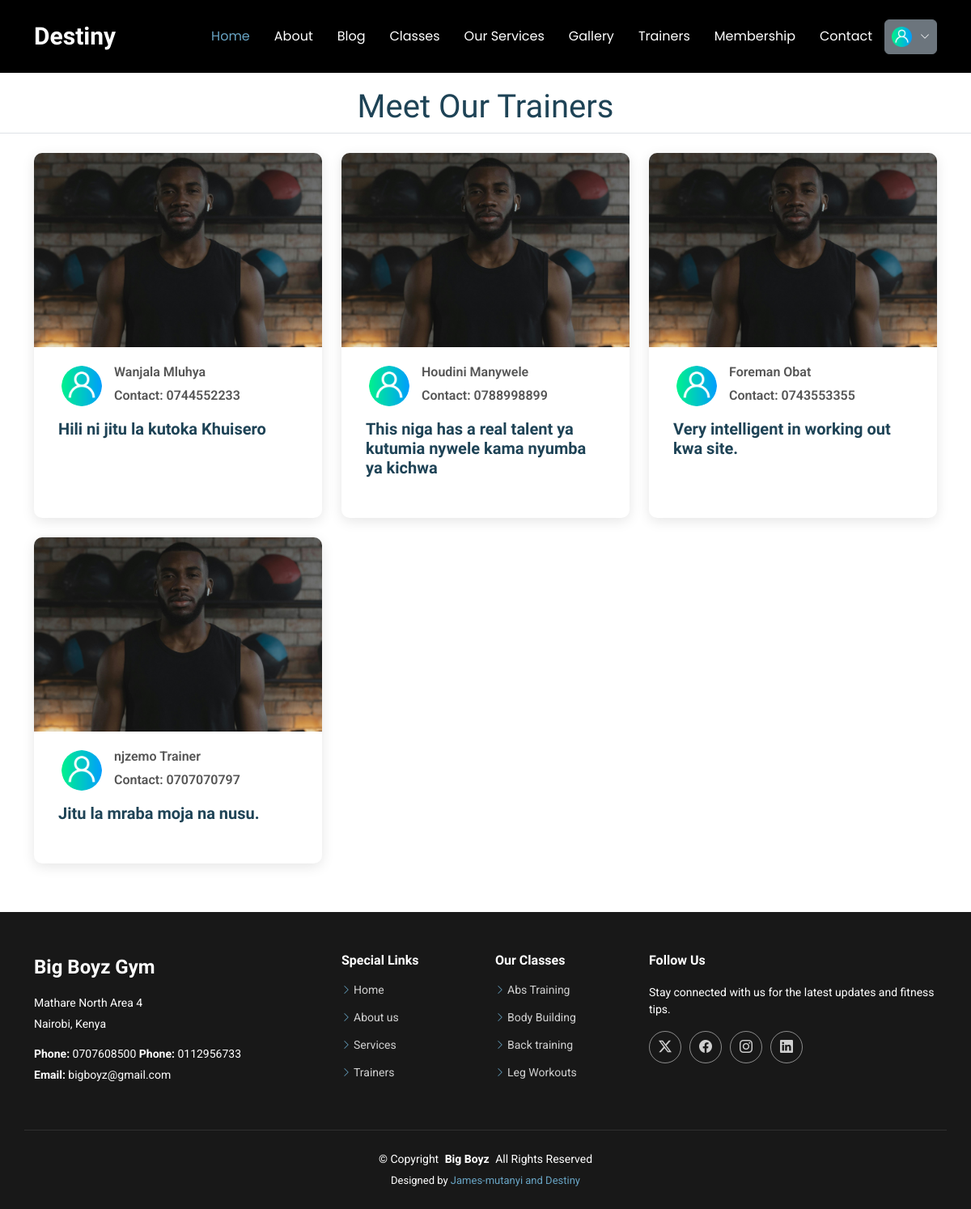
The app's page /trainer, older data.
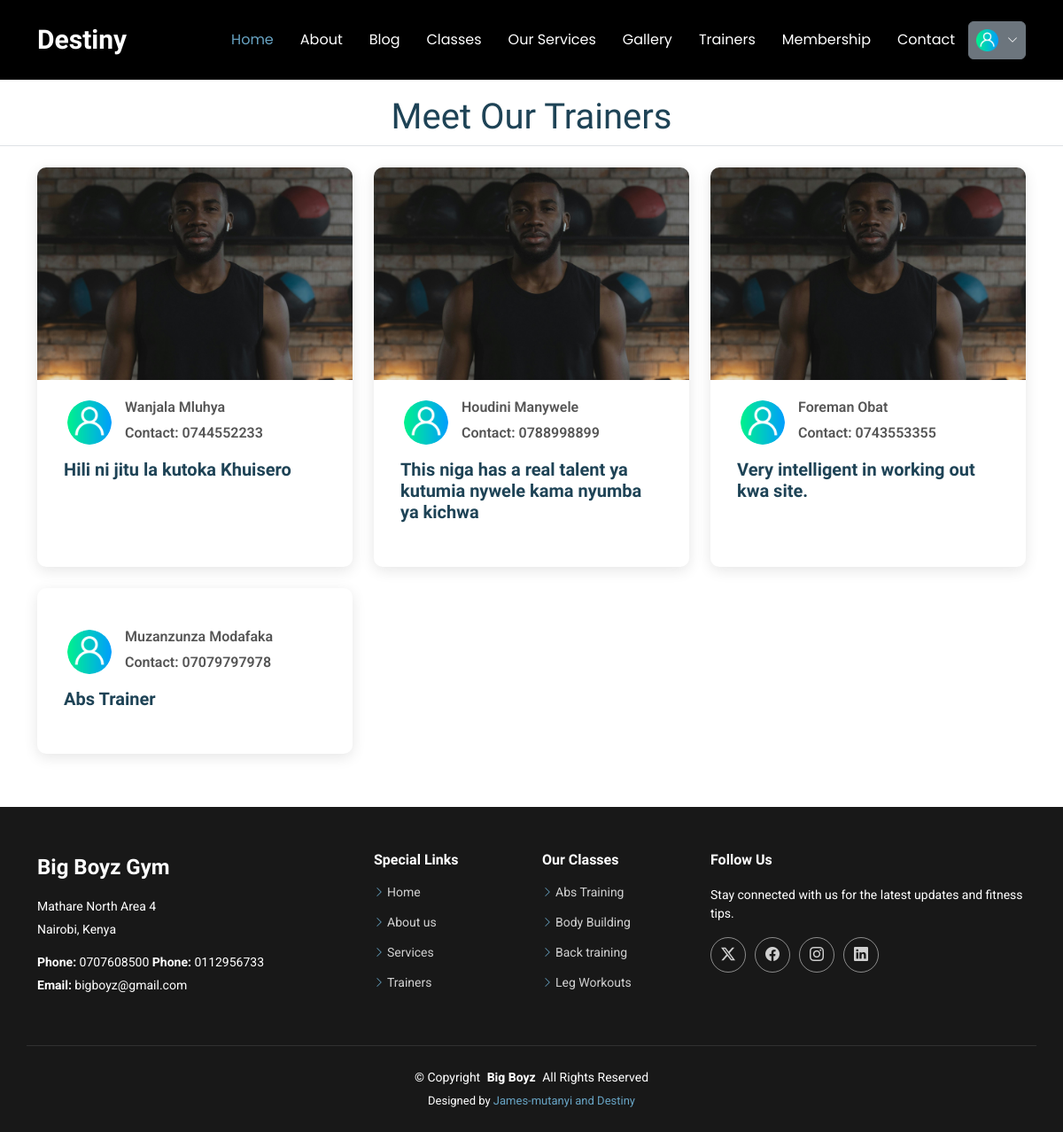
The same page, newer data.
### appone/models.py (models this page shows, shortened)
class Trainer(models.Model):
    user=models.OneToOneField(User, on_delete=models.CASCADE, null=True, related_name='trainer_profile')
    full_name=models.CharField(max_length=205)
    username=models.CharField(max_length=205, null =True)
    psw =models.CharField(max_length=205, default="trainer")
    mobile=models.CharField(max_length=205)
    details=models.TextField()
    image= models.ImageField(upload_to="trainers/")
    is_active= models.BooleanField(default=False)
    datejoined=models.DateTimeField(auto_now_add=True, null=True)

### appone/views.py (the view)
# urls.py: path('trainer',views.trainer, name="trainer"),
def trainer(request):
    trainer=Trainer.objects.all()
    context ={"trainer":trainer}
    return render(request, "trainer.html", context)

### templates/trainer.html
{% extends "base.html" %} {% block title %} Workouts {% endblock title %}
{%block content %}
<section id="blog-posts" class="blog-posts section mt-4">
  <h1
    class="text-center mb-4 section-heading border-bottom pb-2 font-weight-bold"
  >
    Meet Our Trainers
  </h1>
  <div class="container">
    <div class="row gy-4">
      {% for p in trainer %}
      <div class="col-lg-4 col-md-6">
        <article>
          <div class="post-img">
            <img src="{{p.image.url}}" alt="" class="img-fluid" />
          </div>
          <div
            class="d-flex align-items-center shadow-md p-1 bg-white rounded mb-2"
          >
            <img
              src="static/assets/img/blog/user.png"
              alt=""
              class="img-fluid post-author-img flex-shrink-0"
            />
            <div class="post-meta">
              <p class="post-author">{{p.full_name}}</p>
              <p class="post-author">Contact: {{p.mobile}}</p>
            </div>
          </div>
          <h2 class="title">{{p.details}}</h2>
        </article>
      </div>
      {% endfor %}
    </div>
  </div>
</section>
{% endblock %}

### templates/base.html (shortened to what this page needs)
{%load static%}
<!DOCTYPE html>
<html lang="en">
  <head>
    <link
      href="static/assets/vendor/bootstrap/css/bootstrap.min.css"
      rel="stylesheet"
    />
    <link
      href="static/assets/vendor/bootstrap-icons/bootstrap-icons.css"
      rel="stylesheet"
    />
    <link href="static/assets/vendor/aos/aos.css" rel="stylesheet" />
    <link
      href="static/assets/vendor/glightbox/css/glightbox.min.css"
      rel="stylesheet"
    />
    <link
      href="static/assets/vendor/swiper/swiper-bundle.min.css"
      rel="stylesheet"
    />
    <link href="static/assets/css/main.css" rel="stylesheet" />
  </head>
  <body class="index-page">
    <header
      id="header"
      class="header d-flex align-items-center fixed-top bg-black"
    >
      <div
        class="container-fluid container-xl position-relative d-flex align-items-center justify-content-between"
      >
        <a href="index.html" class="logo d-flex align-items-center">
          <h1 class="sitename">Destiny</h1>
        </a>
        <nav id="navmenu" class="navmenu">
          <ul>
            <li><a href="/" class="active">Home</a></li>
            <li><a href="/about">About</a></li>
            <li><a href="/blog">Blog </a></li>
            <li><a href="/workout">Classes</a></li>
            <li><a href="/services">Our Services</a></li>
            <li><a href="/gallery">Gallery</a></li>
            <li><a href="/trainer">Trainers</a></li>
            <li><a href="/subplan">Membership</a></li>
            <li><a href="/contact">Contact</a></li>
            <li class="dropdown">
              <a
                class="btn-getstarted btn btn-secondary p-2"
                href="index.html#about"
              >
                <img
                  src="static/assets/img/blog/user.png"
                  alt=""
                  style="width: 25px; height: 25px; margin-right: 5px" />
                {{user.username}}<i
                  class="bi bi-chevron-down toggle-dropdown"
                ></i
              ></a>
            </li>
          </ul>
        </nav>
      </div>
    </header>
    <main class="main">
      <div class="col-xl-6 col-lg-8">
      </div>
      <main id="main">{% block content %} {% endblock %}</main>
    </main>
    <footer id="footer" class="footer dark-background">
      <div class="container footer-top">
        <div class="row gy-4">
          <div class="col-lg-4 col-md-6 footer-about">
            <a href="index.html" class="d-flex align-items-center">
              <span class="sitename">Big Boyz Gym</span>
            </a>
            <div class="footer-contact pt-3">
              <p>Mathare North Area 4</p>
              <p>Nairobi, Kenya</p>
              <p class="mt-3">
                <strong>Phone:</strong> <span>0707608500</span>
                <strong>Phone:</strong> <span>0112956733</span>
              </p>
              <p><strong>Email:</strong> <span>bigboyz@gmail.com</span></p>
            </div>
          </div>
          <div class="col-lg-2 col-md-3 footer-links">
            <h4>Special Links</h4>
            <ul>
              <li><i class="bi bi-chevron-right"></i> <a href="#">Home</a></li>
              <li>
                <i class="bi bi-chevron-right"></i>
                <a href="about.html">About us</a>
              </li>
              <li>
                <i class="bi bi-chevron-right"></i>
                <a href="/services">Services</a>
              </li>
              <li>
                <i class="bi bi-chevron-right"></i>
                <a href="/trainer">Trainers</a>
              </li>
            </ul>
          </div>
          <div class="col-lg-2 col-md-3 footer-links">
            <h4>Our Classes</h4>
            <ul>
              <li>
                <i class="bi bi-chevron-right"></i>
                <a href="/services">Abs Training</a>
              </li>
              <li>
                <i class="bi bi-chevron-right"></i>
                <a href="/services">Body Building</a>
              </li>
              <li>
                <i class="bi bi-chevron-right"></i>
                <a href="/services">Back training</a>
              </li>
              <li>
                <i class="bi bi-chevron-right"></i>
                <a href="/services">Leg Workouts</a>
              </li>
            </ul>
          </div>
          <div class="col-lg-4 col-md-12">
            <h4>Follow Us</h4>
            <p>
              Stay connected with us for the latest updates and fitness tips.
            </p>
            <div class="social-links d-flex">
              <a href=""><i class="bi bi-twitter-x"></i></a>
              <a href=""><i class="bi bi-facebook"></i></a>
              <a href=""><i class="bi bi-instagram"></i></a>
              <a href=""><i class="bi bi-linkedin"></i></a>
            </div>
          </div>
        </div>
      </div>
      <div class="container copyright text-center mt-4">
        <p>
          © <span>Copyright</span>
          <strong class="px-1 sitename">Big Boyz</strong>
          <span>All Rights Reserved</span>
        </p>
        <div class="credits">
          Designed by
          <a href="https://github.com/James-mutanyi/Big_Boyz-Gym"
            >James-mutanyi and Destiny</a
          >
        </div>
      </div>
    </footer>
  </body>
</html>

Row changes from the older to the newer data that the page shows:
removed Trainer: image (picture), full_name "njzemo Trainer", mobile "0707070797", details "Jitu la mraba moja na nusu."
added Trainer: full_name "Muzanzunza Modafaka", mobile "07079797978", details "Abs Trainer"
